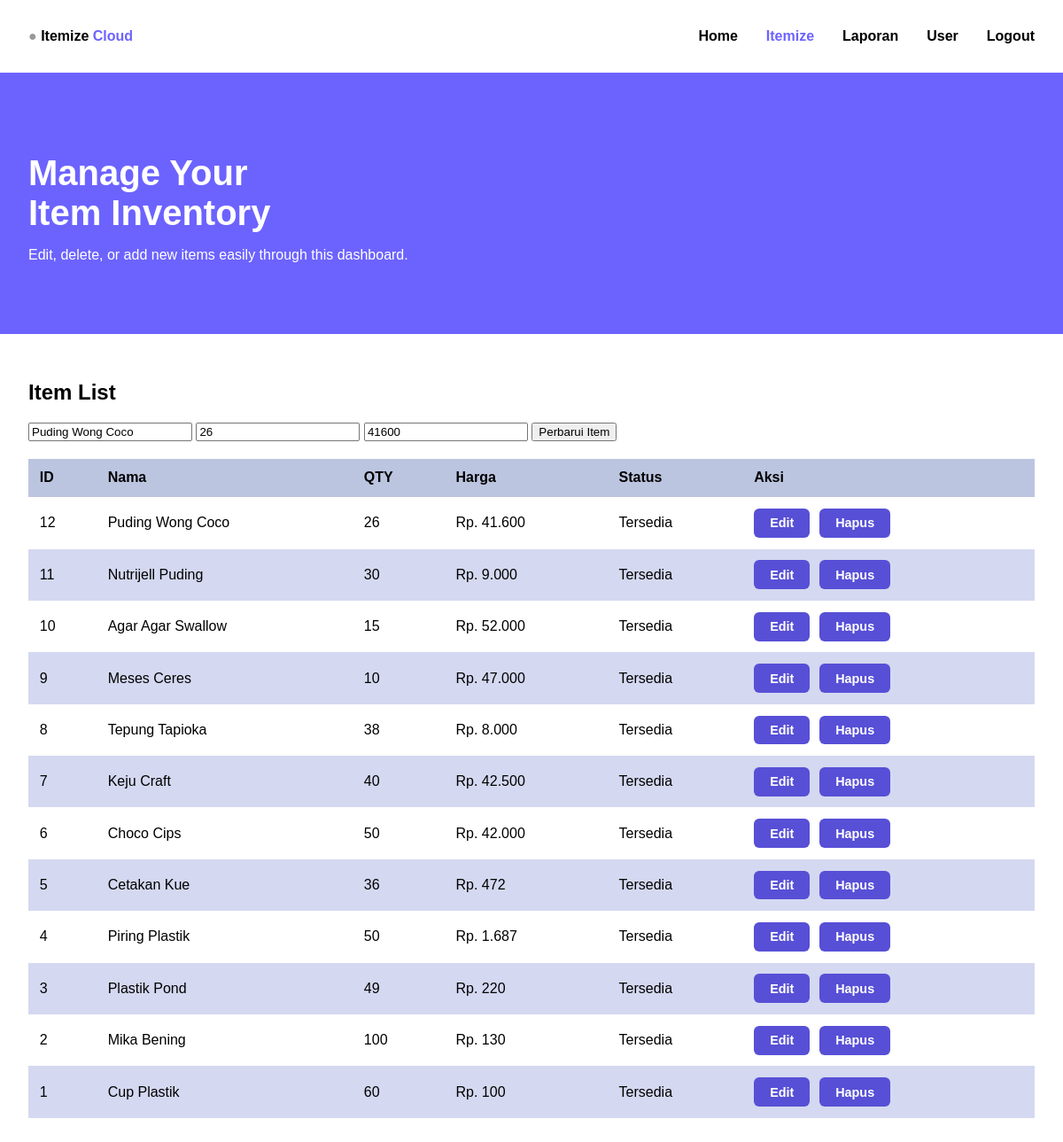
Screenshot of /menu/itemize.php?edit=12 (signed in) with the database file from the repository.
### tables this page shows
CREATE TABLE `tb_barang` (
  `id` int(11) NOT NULL,
  `name` varchar(100) NOT NULL,
  `qty` int(11) NOT NULL,
  `harga` int(11) NOT NULL,
  `status` varchar(50) NOT NULL
);

### menu/itemize.php (the view, shortened to what this page needs)
<?php
require '../function/functions.php';
$userId = $_SESSION['id'];
$result = mysqli_query($conn, "SELECT role FROM user WHERE id = $userId");
$row = mysqli_fetch_assoc($result);
$editData = null;
if (isset($_GET['edit'])) {
    $id = (int)$_GET['edit'];
    $res = $conn->query("SELECT * FROM tb_barang WHERE id = '$id'");
    $editData = $res->fetch_assoc();
}
$sql = "SELECT * FROM tb_barang ORDER BY id DESC";
$result = $conn->query($sql);
?>
<!DOCTYPE html>
<html lang="id">
<head>
    <link rel="stylesheet" href="style.css">
</head>
<body>
    <nav>
        <div class="logo"><span>●</span><b> Itemize <span>Cloud</span></b></div>
        <ul class="nav-links">
            <li><a href="home.php">Home</a></li>
            <?php if ($row['role'] == 'admin'): ?>
                <li><a href="#" class="active">Itemize</a></li>
                <li><a href="laporan.php">Laporan</a></li>
                <li><a href="user.php">User</a></li>
            <?php endif; ?>
            <li><a href="../logout.php">Logout</a></li>
        </ul>
    </nav>
    <header class="hero">
        <h1>Manage Your<br>Item Inventory</h1>
        <p>Edit, delete, or add new items easily through this dashboard.</p>
    </header>
    <main>
        <h2>Item List</h2>
        <form method="POST" style="margin-bottom: 20px;">
            <input type="text" name="name" placeholder="Nama Barang" required value="<?= htmlspecialchars($editData['name'] ?? '') ?>">
            <input type="number" name="qty" placeholder="QTY" required value="<?= $editData['qty'] ?? '' ?>">
            <input type="text" name="harga" placeholder="Harga" required value="<?= $editData['harga'] ?? '' ?>">
            <button type="submit"><?= $editData ? 'Perbarui Item' : 'Tambah Item' ?></button>
        </form>
        <table>
            <thead>
                <tr>
                    <th>ID</th>
                    <th>Nama</th>
                    <th>QTY</th>
                    <th>Harga</th>
                    <th>Status</th>
                    <th>Aksi</th>
                </tr>
            </thead>
            <tbody>
                <?php while ($row = $result->fetch_assoc()): ?>
                    <tr>
                        <td><?= $row['id'] ?></td>
                        <td><?= htmlspecialchars($row['name']) ?></td>
                        <td><?= $row['qty'] ?></td>
                        <td>Rp. <?= number_format((int)$row['harga'], 0, ',', '.') ?></td>
                        <td><?= $row['status'] ?></td>
                        <td>
                            <a href="?edit=<?= $row['id'] ?>" class="btn-modern edit">Edit</a>
                            <a href="?delete=<?= $row['id'] ?>" class="btn-modern delete" onclick="return confirm('Hapus item ini?')">Hapus</a>
                        </td>
                    </tr>
                <?php endwhile; ?>
            </tbody>
        </table>
    </main>
</body>
</html>

### menu/style.css (style rules this page uses)
body { font-family: Arial, sans-serif; margin: 0; padding: 0; background: #fff; color: #000; }
nav { background: #fff; display: flex; justify-content: space-between; padding: 1rem 2rem; align-items: center; box-shadow: 0 2px 5px rgba(0,0,0,0.1); }
.logo span { color: #999; }
.logo b span { color: #6c63ff; }
.nav-links { list-style: none; display: flex; gap: 2rem; }
.nav-links a { text-decoration: none; color: #000; font-weight: bold; transition: color 0.3s; }
.nav-links a.active { color: #6c63ff; }
.hero { background: #6c63ff; color: white; padding: 4rem 2rem; text-align: left; }
.hero h1 { font-size: 2.5rem; margin-bottom: 1rem; }
main { padding: 2rem; }
table { width: 100%; border-collapse: collapse; margin-top: 1rem; }
table thead { background-color: #bcc5e0; }
table tbody tr:nth-child(even) { background-color: #d4d8f0; }
table td, table th { padding: 0.8rem; text-align: left; }
.btn-modern { padding: 0.4rem 1rem; border-radius: 6px; font-size: 0.9rem; font-weight: 600; text-decoration: none; display: inline-block; transition: background-color 0.3s, transform 0.2s; color: white; margin-right: 0.4rem; border: 2px solid transparent; }
.btn-modern.edit { background-color: #574fd6; }
.btn-modern.delete { background-color: #574fd6; }

### rows the page displays
tb_barang: name "Puding Wong Coco", qty "26", harga "41600", id "12", harga "41.600", status "Tersedia"
tb_barang: id "11", name "Nutrijell Puding", qty "30", harga "9.000", status "Tersedia"
tb_barang: id "10", name "Agar Agar Swallow", qty "15", harga "52.000", status "Tersedia"
tb_barang: id "9", name "Meses Ceres", qty "10", harga "47.000", status "Tersedia"
tb_barang: id "8", name "Tepung Tapioka", qty "38", harga "8.000", status "Tersedia"
tb_barang: id "7", name "Keju Craft", qty "40", harga "42.500", status "Tersedia"
tb_barang: id "6", name "Choco Cips", qty "50", harga "42.000", status "Tersedia"
tb_barang: id "5", name "Cetakan Kue", qty "36", harga "472", status "Tersedia"
tb_barang: id "4", name "Piring Plastik", qty "50", harga "1.687", status "Tersedia"
tb_barang: id "3", name "Plastik Pond", qty "49", harga "220", status "Tersedia"
tb_barang: id "2", name "Mika Bening", qty "100", harga "130", status "Tersedia"
tb_barang: id "1", name "Cup Plastik", qty "60", harga "100", status "Tersedia"
